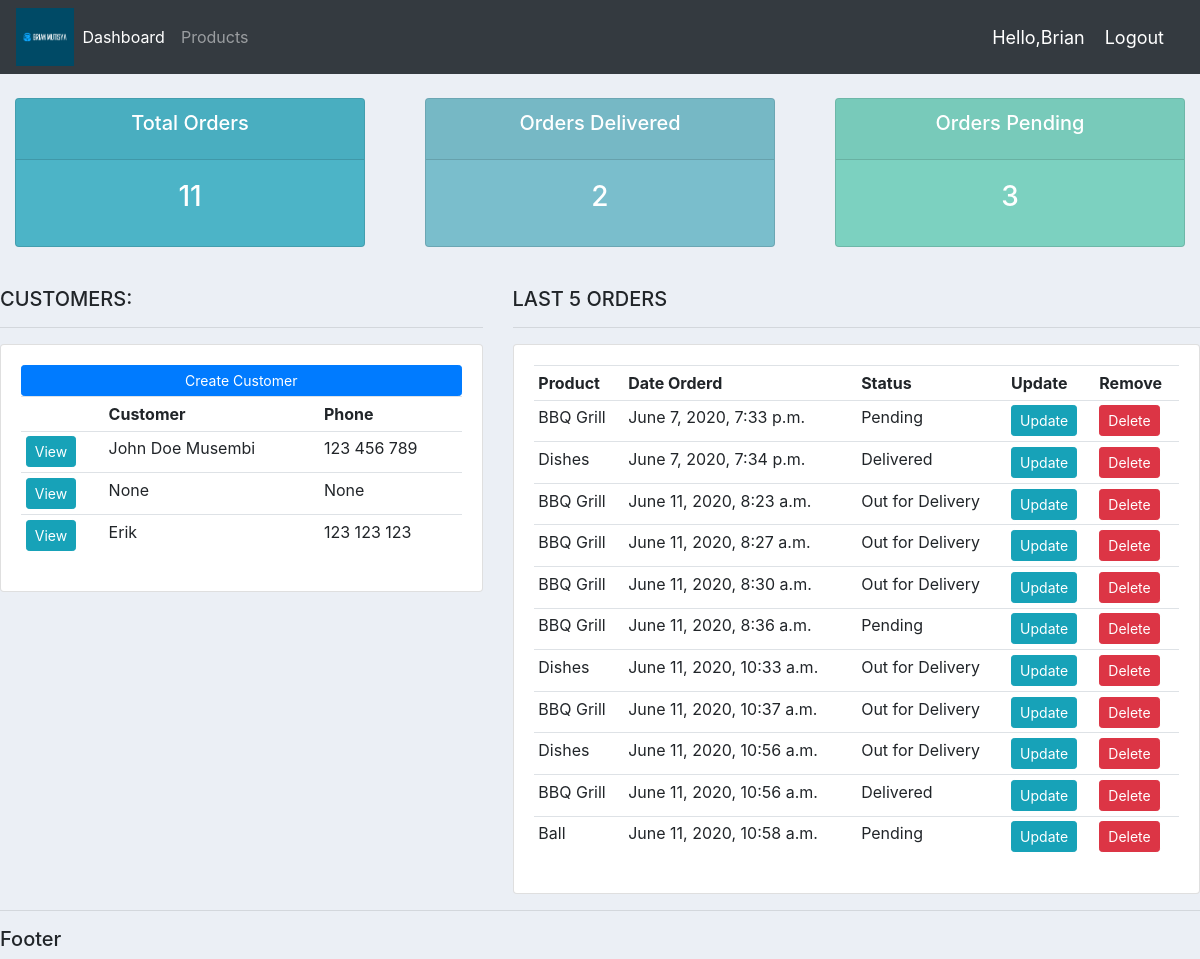
Before: / (signed in) with the older database file.
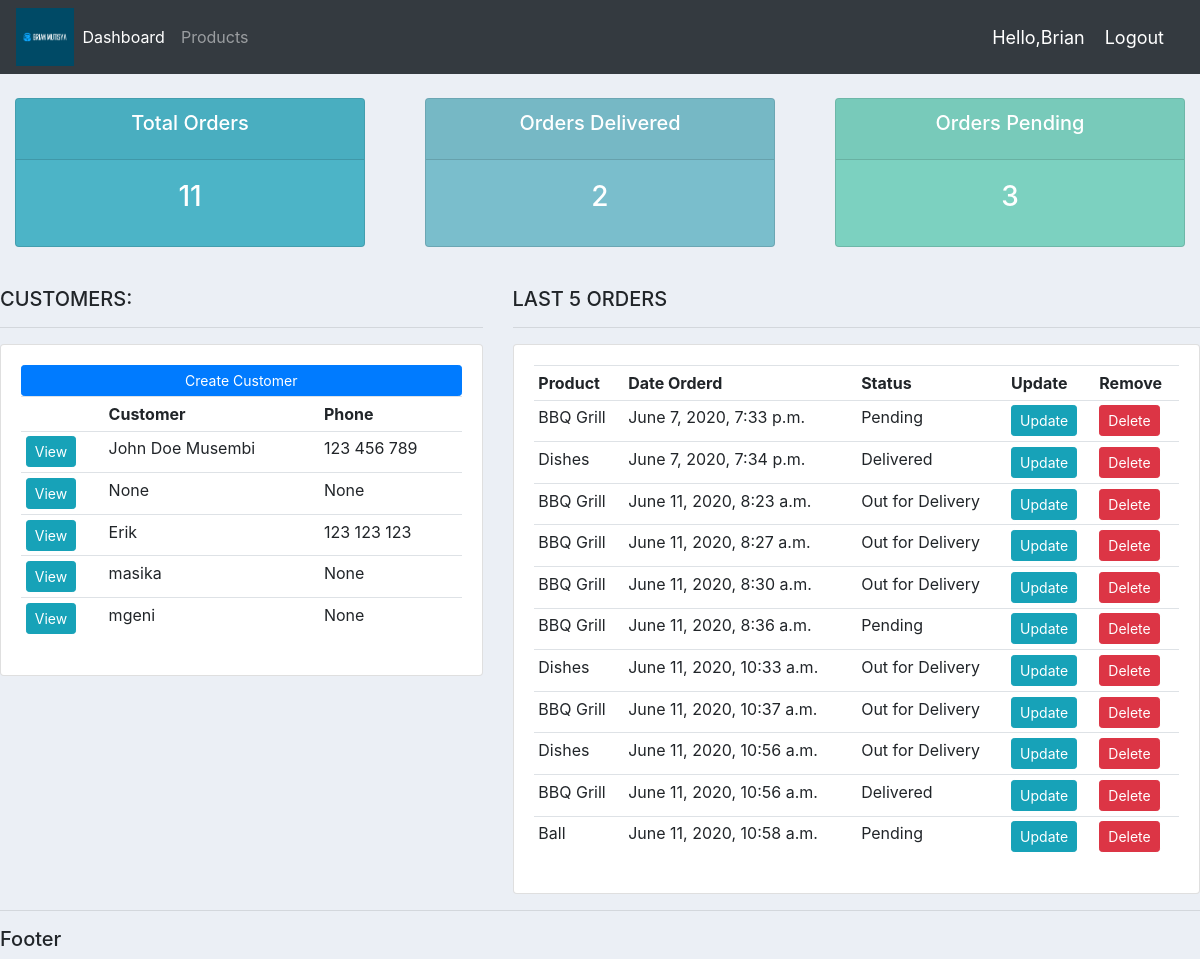
After: the same page with the newer database file.
### accounts/models.py (models this page shows, shortened)
class Customer (models.Model):
    user = models.OneToOneField(User, null=True, blank=True,on_delete=models.CASCADE)
    name = models.CharField(max_length=200, null=True)
    phone = models.CharField(max_length=200, null=True)
    email = models.CharField(max_length=200, null=True)
    profile_pic = models.ImageField(default="profile1.png",null=True,blank=True)
    date_created = models.DateTimeField(auto_now_add=True)

class Order (models.Model):
    STATUS = (
             ('Pending','Pending'),
             ('Out for Delivery','Out for Delivery'),
             ('Delivered','Delivered')
    )
    customer = models.ForeignKey(Customer, null= True, on_delete= models.SET_NULL)
    product = models.ForeignKey(Product, null= True, on_delete= models.SET_NULL)
    date_created = models.DateTimeField(auto_now_add=True)
    status = models.CharField(max_length=200, null=True, choices=STATUS)
    note = models.CharField(max_length=1000, null=True)

class Product (models.Model):
    CATEGORY = (
                ('Indoor','Indoor'),
                ('Outdoor', 'Outdoor')
    )
    name = models.CharField(max_length=200, null=True)
    price = models.FloatField(null=True)
    category = models.CharField(max_length=200, null=True, choices=CATEGORY)
    description = models.CharField(max_length=200, null=True, blank=True)
    date_created = models.DateTimeField(auto_now_add=True)
    tags = models.ManyToManyField(Tag)
    def __str__(self):
        return self.name

### accounts/decorators.py (the view)
    def wrapper_function(request,*args, **kwargs):
        group = None
        if request.user.groups.exists():
            group = request.user.groups.all()[0].name
        if group == 'customer':
            return redirect ('user_page')
        if group == 'admin':
            return view_func(request,*args, **kwargs)

### accounts/views.py (called while the page is built)
@login_required(login_url='login')
@admin_only
def home(request):
    orders = Order.objects.all()
    customers = Customer.objects.all()
    total_customers = customers.count()
    total_orders = orders.count()
    delivered = orders.filter(status='Delivered').count()
    pending = orders.filter(status='Pending').count()
    context = {'orders':orders,'customers':customers,'total_orders':total_orders,
    'total_customers':total_customers,'delivered':delivered,'pending':pending}
    return render(request,'accounts/dashboard.html',context)

### accounts/templates/accounts/dashboard.html
{% extends 'accounts/main.html' %}
{% block content %}
{% include 'accounts/status.html' %}
<br>
<div class="row">
 <div class="col-md-5">
  <h5>CUSTOMERS:</h5>
  <hr>
  <div class="card card-body">
   <a class="btn btn-primary  btn-sm btn-block" href="">Create Customer</a>
   <table class="table table-sm">
    <tr>
    <th></th>
     <th>Customer</th>
     <th>Phone</th>
    </tr>
    {% for customer in customers %}
    <tr>
        <td><a class ="btn btn-sm btn-info" href="{% url 'customer' customer.id %}">View</a></td>
        <td>{{customer.name}}</td>
        <td>{{customer.phone}}</td>
    </tr>
    {% endfor%}
   </table>
  </div>
 </div>
 <div class="col-md-7">
  <h5>LAST 5 ORDERS</h5>
  <hr>
  <div class="card card-body">
   <table class="table table-sm">
    <tr>
     <th>Product</th>
     <th>Date Orderd</th>
     <th>Status</th>
     <th>Update</th>
     <th>Remove</th>
    </tr>
    {% for order in orders %}
   <tr>
        <td> {{order.product}} </td>
        <td> {{order.date_created}} </td>
        <td> {{order.status}} </td>
        <td><a class ="btn btn-sm btn-info"  href="{% url 'update_order' order.id %}">Update</a></td>
        <td><a  class ="btn btn-sm btn-danger" href="{% url 'delete_order' order.id %}">Delete</a></td>
   </tr>
    {% endfor %}
   </table>
  </div>
 </div>
</div>
{% endblock %}

### accounts/templates/accounts/main.html (shortened to what this page needs)
{% load static %}
<!DOCTYPE html>
<html>
<head>
    <link rel="stylesheet" href="https://stackpath.bootstrapcdn.com/bootstrap/4.5.0/css/bootstrap.min.css">
   <link rel="stylesheet" type="text/css" href="{% static '/css/main.css' %}">
</head>
    <body>
        {% include 'accounts/navbar.html' %}
        {% block content %}
        {% endblock %}
        <hr>
        <h5>Footer</h5>
    </body>
</html>

### accounts/templates/accounts/navbar.html (shortened to what this page needs)
{% load static %}
<nav class="navbar navbar-expand-lg navbar-dark bg-dark">
   <img id="logo" src="{% static 'images/default.png'%}" alt="">
    <div class="collapse navbar-collapse" id="navbarNav">
      <ul class="navbar-nav">
        {% if request.user.is_staff %}
        <li class="nav-item active">
          <a class="nav-link" href="{% url 'home' %}">Dashboard</a>
        </li>
        <li class="nav-item">
          <a class="nav-link" href="{% url 'products' %}">Products</a>
        </li>
        {% else %}
        <li class="nav-item">
          <a class="nav-link" href="{% url 'account' %}">Settings</a>
        </li>
        {% endif %}
      </ul>
    </div>
    <span class="hello-msg"> Hello,{{request.user}}</span>
    <span><a  class="hello-msg" href="{% url 'logout' %}">Logout</a></span>
  </nav>

### accounts/templates/accounts/status.html
<br>
<div class="row">
 <div class="col">
  <div class="col-md">
   <div class="card text-center text-white  mb-3" id="total-orders">
      <div class="card-header">
       <h5 class="card-title">Total Orders</h5>
      </div>
      <div class="card-body">
        <h3 class="card-title">{{ total_orders }}</h3>
      </div>
   </div>
  </div>
 </div>
 <div class="col">
  <div class="col-md">
   <div class="card text-center text-white  mb-3" id="orders-delivered">
      <div class="card-header">
       <h5 class="card-title">Orders Delivered</h5>
      </div>
      <div class="card-body">
        <h3 class="card-title"> {{ delivered }}</h3>
      </div>
   </div>
  </div>
 </div>
 <div class="col">
  <div class="col-md">
   <div class="card text-center text-white  mb-3" id="orders-pending">
      <div class="card-header">
       <h5 class="card-title">Orders Pending</h5>
      </div>
      <div class="card-body">
        <h3 class="card-title">{{ pending }}</h3>
      </div>
   </div>
  </div>
 </div>
</div>

### static/css/main.css (style rules this page uses)
#logo { width: 5%; height: 5%; }
body { background-color: #ebeff5; }
#total-orders { background-color: #4cb4c7; }
#orders-delivered { background-color: #7abecc; }
#orders-pending { background-color: #7CD1C0; }

### accounts/templates/accounts/navbar.html (style rules this page uses)
.hello-msg { font-size: 18px; color: #ffffff; margin-right: 20px ; }

Changed rows visible on the page:
added Customer: name "masika", phone "None"
added Customer: name "mgeni", phone "None"
